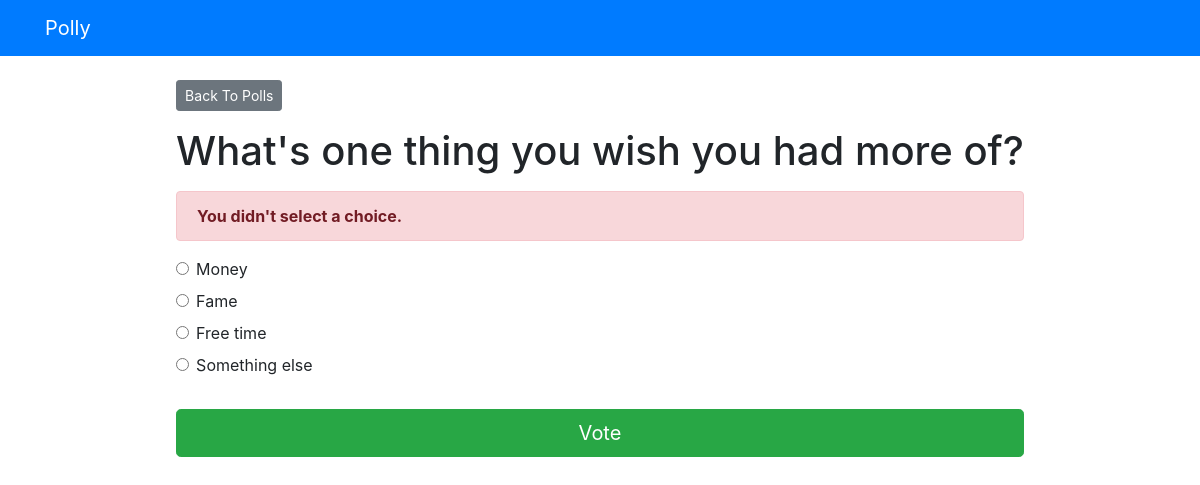
The page /2/vote/ on the database its author committed.
### polls/models.py (models this page shows, shortened)
class Question(models.Model):
	question_text = models.CharField(max_length = 200)
	pub_date = models.DateTimeField('date published')

class Choice(models.Model):
	question = models.ForeignKey(Question, on_delete = models.CASCADE)
	choice_text = models.CharField(max_length = 200)
	votes = models.IntegerField(default = 0)

### polls/views.py (the view)
# urls.py: path('<int:question_id>/vote/', views.vote, name ='vote'),
def vote(request, question_id):
        question = get_object_or_404(Question, pk = question_id)
        poll_results = []
        try:
            selected_choice = question.choice_set.get(pk = request.POST['choice'])
        except (KeyError, Choice.DoesNotExist):
            return render(request, 'polls/detail.html', {
                'question': question,
                'error_message': "You didn't select a choice.",
            })
        else:
            selected_choice.votes += 1
            selected_choice.save()
            return HttpResponseRedirect(reverse('polls:results', args=(question.id,)))

### polls/templates/polls/detail.html (shortened to what this page needs)
{% extends 'polls/base.html' %}
{% block content %}
<a class ="btn btn-secondary btn-sm mb-3" href ="{% url 'polls:index' %}">Back To Polls</a>
<h1 class ="text-center mb-3">{{ question.question_text }}</h1>
{% if error_message %}
<p class ="alert alert-danger">
	<strong>{{ error_message }}</strong>
</p>
{% endif %}
<form action ="{% url 'polls:vote' question.id %}" method ="post">
	{% for choice in question.choice_set.all %}
	<div class ="form-check">
		<input type ="radio" name ="choice" class ="form-check-input" id ="choice{{ forloop.counter }}"
			value ="{{ choice.id }}" />
		<label for ="choice{{ forloop.counter }}">{{ choice.choice_text }}</label>
	</div>
	{% endfor %}
	<input type ="submit" value ="Vote" class ="btn btn-success btn-lg btn-block mt-4" />
</form>
{% endblock %}

### rows shown on the page
Question: question_text "What's one thing you wish you had more of?"
Choice: choice_text "Money"
Choice: choice_text "Fame"
Choice: choice_text "Free time"
Choice: choice_text "Something else"

### other values the page prints
{{ error_message }} "You didn't select a choice."
